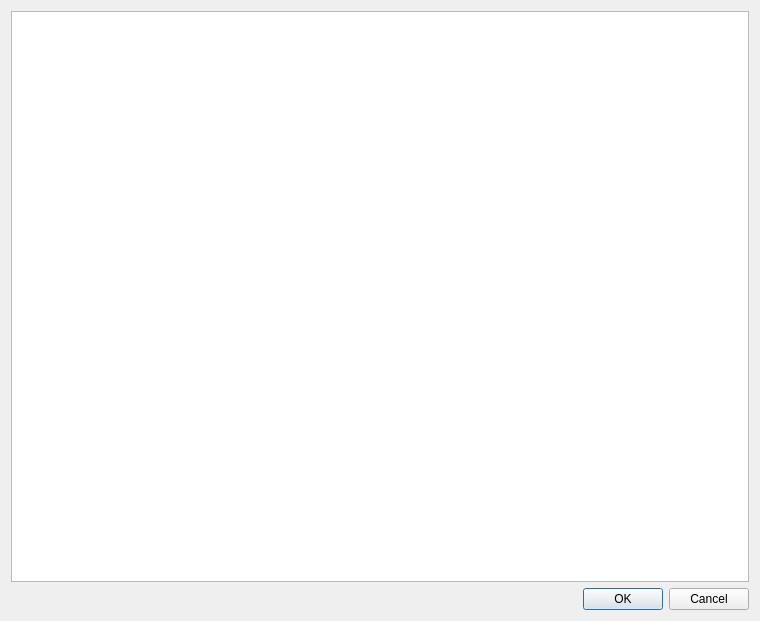
<?xml version="1.0" encoding="UTF-8"?>
<ui version="4.0">
 <class>ImportWindow</class>
 <widget class="QDialog" name="ImportWindow">
  <property name="geometry">
   <rect>
    <x>0</x>
    <y>0</y>
    <width>760</width>
    <height>621</height>
   </rect>
  </property>
  <property name="windowTitle">
   <string>Import Data</string>
  </property>
  <layout class="QVBoxLayout" name="verticalLayout">
   <item>
    <widget class="QTableWidget" name="tableWidget"/>
   </item>
   <item>
    <widget class="QDialogButtonBox" name="buttonBox">
     <property name="orientation">
      <enum>Qt::Horizontal</enum>
     </property>
     <property name="standardButtons">
      <set>QDialogButtonBox::Cancel|QDialogButtonBox::Ok</set>
     </property>
    </widget>
   </item>
  </layout>
 </widget>
 <resources/>
 <connections>
  <connection>
   <sender>buttonBox</sender>
   <signal>accepted()</signal>
   <receiver>ImportWindow</receiver>
   <slot>accept()</slot>
   <hints>
    <hint type="sourcelabel">
     <x>248</x>
     <y>254</y>
    </hint>
    <hint type="destinationlabel">
     <x>157</x>
     <y>274</y>
    </hint>
   </hints>
  </connection>
  <connection>
   <sender>buttonBox</sender>
   <signal>rejected()</signal>
   <receiver>ImportWindow</receiver>
   <slot>reject()</slot>
   <hints>
    <hint type="sourcelabel">
     <x>316</x>
     <y>260</y>
    </hint>
    <hint type="destinationlabel">
     <x>286</x>
     <y>274</y>
    </hint>
   </hints>
  </connection>
 </connections>
</ui>
